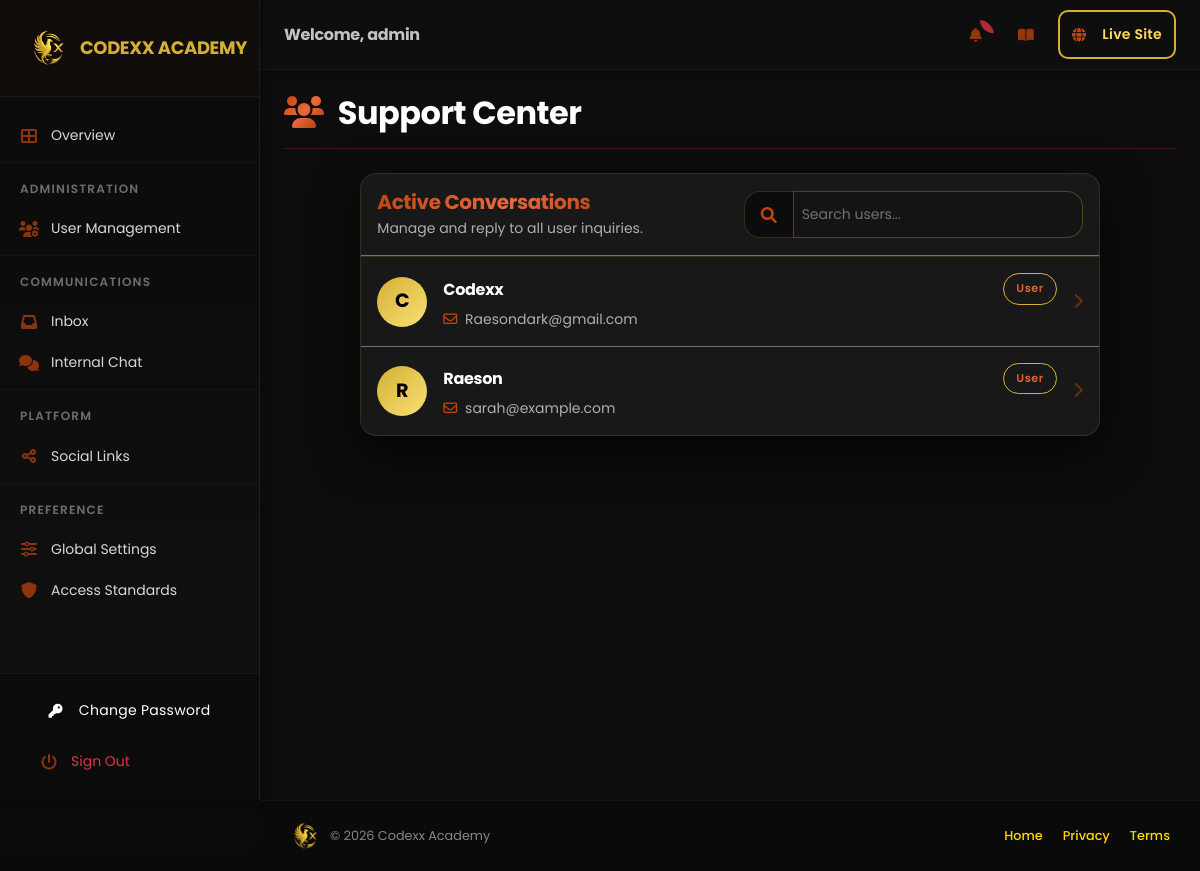
Screenshot of /dashboard/chat (signed in) with the database file from the repository.
### models.py (models this page shows)
class User(db.Model):
    __tablename__ = 'users'
    id = db.Column(db.String(36), primary_key=True, default=lambda: str(uuid.uuid4()))
    workspace_id = db.Column(db.String(36), db.ForeignKey('workspaces.id'), nullable=False)
    username = db.Column(db.String(255), unique=True, nullable=False)
    email = db.Column(db.String(255), unique=True, nullable=False)
    password_hash = db.Column(db.String(255), nullable=False)
    role = db.Column(db.String(50), default='user')
    is_active = db.Column(db.Boolean, default=True)
    is_verified = db.Column(db.Boolean, default=False)
    is_demo = db.Column(db.Boolean, default=False)
    badges = db.Column(SafeJSON, default=[]) # List of badges: ["verified", "top_expert", "master"]
    must_change_password = db.Column(db.Boolean, default=False)
    created_at = db.Column(db.DateTime, default=datetime.utcnow)
    updated_at = db.Column(db.DateTime, default=datetime.utcnow, onupdate=datetime.utcnow)

### blueprints/dashboard/routes.py (the view)
@dashboard_bp.route('/chat', methods=['GET', 'POST'])
@dashboard_bp.route('/chat/<user_id>', methods=['GET', 'POST'])
@login_required
@disable_in_demo
def chat(user_id=None):
    current_user_id = str(session.get('user_id'))
    username = session.get('username')
    is_admin = session.get('is_admin')
    if is_admin and not user_id:
        users = User.query.filter(User.username != 'admin').all()
        return render_template('dashboard/chat_list.html', users=users)
    target_user_id = user_id if is_admin else current_user_id
    return redirect(url_for('dashboard.messages'))

### utils/data.py (called while the page is built, shortened)
def get_workspace_by_username(username):
    return Workspace.query.filter_by(slug=username).first()

def load_data(username=None):
    try:
        if username:
            workspace = get_workspace_by_username(username)
            if workspace:
                return workspace_to_dict(workspace)
            else:
                return load_data_from_json(username=username)
    except Exception as e:
        current_app.logger.error(f"Error loading data: {str(e)}")
        return load_data_from_json(username=username)

def message_to_dict(message):
    return {
        'id': message.id,
        'name': message.name,
        'email': message.email,
        'message': message.message,
        'read': message.is_read,
        'category': message.category or 'portfolio',
        'sender_id': message.sender_id,
        'receiver_id': message.receiver_id,
        'date': message.created_at.strftime('%Y-%m-%d %H:%M:%S') if message.created_at else None
    }

### utils/helpers.py (called while the page is built, shortened)
def get_unread_messages_count():
    try:
        from flask import session
        from models import Message, User
        from extensions import db
        username = session.get('username')
        is_admin = session.get('is_admin', False)
        if not username:
            return 0
        if is_admin:
            unread_count = Message.query.filter(
                Message.is_read == False,
                db.or_(
                    Message.workspace_id.is_(None),  # Platform messages
                    Message.receiver_id == 'admin',  # Messages to admin
                    Message.category == 'platform'
                )
            ).count()
        return unread_count
    except Exception as e:
        current_app.logger.error(f"Error getting unread messages count: {str(e)}")
        return 0

### utils/ui_helpers.py (called while the page is built)
def get_blueprint_styles(blueprint_name: Optional[str]) -> List[str]:
    if not blueprint_name:
        return []
    blueprint_css_map = {
        'dashboard': [
            'css/pages/dashboard.css',
        ],
        'auth': [
            'css/pages/auth.css',
        ],
        'pages': [
            'css/pages/public.css',
        ],
        'portfolio': [
        ],
    }
    return blueprint_css_map.get(blueprint_name, [])

### templates/dashboard/chat_list.html (shortened to what this page needs)
{% extends 'dashboard/base.html' %}
{% block page_title %}<i class="fas fa-users me-2 gold-text"></i> Support Center{% endblock %}
{% block content %}
<div class="row">
    <div class="col-md-10 mx-auto">
        <div class="card glass-panel border-0 shadow-lg p-0 overflow-hidden">
            <div class="p-4 border-bottom border-secondary d-flex justify-content-between align-items-center">
                <div>
                    <h4 class="gold-text mb-1">Active Conversations</h4>
                    <p class="text-secondary small mb-0">Manage and reply to all user inquiries.</p>
                </div>
                <div class="input-group w-auto">
                    <span class="input-group-text bg-dark border-secondary border-end-0 text-secondary">
                        <i class="fas fa-search"></i>
                    </span>
                    <input type="text" id="userSearch" class="form-control bg-dark border-secondary border-start-0 text-white px-2" placeholder="Search users...">
                </div>
            </div>
            <div class="list-group list-group-flush" id="userList">
                {% for user in users %}
                <a href="{{ url_for('dashboard.internal_compose', receiver_id=user.id) }}" class="list-group-item list-group-item-action bg-transparent text-white border-secondary p-4 user-item">
                    <div class="d-flex align-items-center">
                        <div class="user-avatar bg-gold-gradient rounded-circle me-3 d-flex align-items-center justify-content-center text-black fw-bold" style="width: 50px; height: 50px; font-size: 1.2rem;">
                            {{ user.username[0]|upper }}
                        </div>
                        <div class="flex-grow-1">
                            <div class="d-flex justify-content-between align-items-center mb-1">
                                <h6 class="mb-0 fw-bold">{{ user.username }}</h6>
                                <span class="badge rounded-pill bg-dark border border-gold gold-text font-size-xs">User</span>
                            </div>
                            <div class="text-secondary small">
                                <i class="far fa-envelope me-1"></i> {{ user.email }}
                            </div>
                        </div>
                        <div class="ms-3 opacity-50">
                            <i class="fas fa-chevron-right"></i>
                        </div>
                    </div>
                </a>
                {% else %}
                <div class="text-center py-5 opacity-30">
                    <i class="fas fa-users-slash fa-4x mb-3"></i>
                    <h5>No users available</h5>
                </div>
                {% endfor %}
            </div>
        </div>
    </div>
</div>
{% endblock %}

### static/themes/terracotta-red.css (style rules this page uses)
:root[data-portfolio-theme="terracotta-red"], html[data-portfolio-theme="terracotta-red"] { --primary-color: #C1440E; --primary-rgb: 193, 68, 14; --primary-dark: #A83609; --primary-light: #E86A3C; --secondary-color: #8B2E0B; --accent-color: #F4A373; --gold-gradient: linear-gradient(135deg, #C1440E 0%, #E86A3C 50%, #A83609 100%); --text-primary: #2d1a0e; --text-secondary: #5c3821; --bg-primary: #ffffff; --bg-secondary: #faf7f2; --bg-rgb: 255, 255, 255; --border-color: rgba(193, 68, 14, 0.3); --shadow: 0 8px 32px rgba(193, 68, 14, 0.1); --shadow-lg: 0 16px 48px rgba(193, 68, 14, 0.15); --navbar-bg: rgba(255, 255, 255, 0.95); --sidebar-bg: #1a0f06; }
html[data-portfolio-theme="terracotta-red"][data-theme="dark"] { --text-primary: #ffffff; --text-secondary: #d8d8d8; --bg-primary: #1a0f06; --bg-secondary: #2d1a0e; --bg-rgb: 26, 15, 6; --border-color: rgba(193, 68, 14, 0.25); --shadow: 0 8px 32px rgba(0, 0, 0, 0.6); --shadow-lg: 0 16px 48px rgba(0, 0, 0, 0.8); --navbar-bg: rgba(26, 15, 6, 0.9); --sidebar-bg: #110904; }

### static/css/utilities/contrast-enhancement.css (style rules this page uses)
.badge { font-weight: 600; padding: 0.5rem 0.75rem !important; opacity: 1 !important; }
.card { background-color: rgba(26, 26, 26, 0.95) !important; border: 1px solid rgba(212, 175, 55, 0.15) !important; }
.input-group-text { background-color: rgba(0, 0, 0, 0.5) !important; border: 1px solid rgba(212, 175, 55, 0.2) !important; color: #D4AF37 !important; }
h1, h2, h3, h4, h5, h6 { color: #FFFFFF !important; font-weight: 700; }
a { color: #FFD700 !important; text-decoration: none; transition: color 0.3s ease; }

### static/css/base/variables.css (style rules this page uses)
:root { --font-main: var(--font-family-primary); --spacing-xs: var(--spacing-1); --spacing-sm: var(--spacing-2); --spacing-md: var(--spacing-4); --spacing-lg: var(--spacing-6); --spacing-xl: var(--spacing-8); --border-width: var(--border-width-thin); --border-radius-sm: var(--border-radius-md); --border-radius-md: var(--border-radius-lg); --border-radius-lg: var(--border-radius-xl); --transition-fast: var(--transition-fast); --transition-base: var(--transition-base); --sidebar-width: var(--sidebar-width); }

### static/css/base/typography.css (style rules this page uses)
body { font-family: var(--font-main); background: var(--bg-primary); color: var(--text-primary); overflow-x: hidden; line-height: 1.6; -webkit-font-smoothing: antialiased; }
h1, h2, h3, h4, h5, h6 { font-weight: 700; letter-spacing: -0.02em; color: var(--text-primary) !important; margin-bottom: var(--spacing-md); }
p, span, li, label { color: var(--text-primary); }
.text-secondary { color: var(--text-secondary) !important; }
.gold-text { color: var(--primary-color) !important; }

### static/css/base/text-clarity.css (style rules this page uses)
:root { --font-main: 'Poppins', sans-serif; --font-fallback: 'Arial', sans-serif; --font-light: 300; --font-normal: 400; --font-medium: 500; --font-semibold: 600; --font-bold: 700; --font-extrabold: 800; --font-black: 900; --line-height-tight: 1.2; --line-height-normal: 1.5; --line-height-relaxed: 1.8; --letter-spacing-tight: -0.02em; --letter-spacing-normal: 0; --letter-spacing-wide: 0.05em; --letter-spacing-wider: 0.1em; }
html, body { font-family: var(--font-main); -webkit-font-smoothing: antialiased; -moz-osx-font-smoothing: grayscale; text-rendering: optimizeLegibility; }
h4, .h4, h5, .h5, h6, .h6 { font-family: var(--font-main); font-weight: var(--font-semibold); line-height: var(--line-height-normal); color: inherit; }
p, label, span, li, td, th { font-family: var(--font-main); font-weight: var(--font-normal); line-height: var(--line-height-normal); color: inherit; }
input, textarea, select { font-family: var(--font-main); font-size: 1rem; font-weight: var(--font-normal); color: inherit; line-height: var(--line-height-normal); }
input::placeholder, textarea::placeholder { color: rgba(255, 255, 255, 0.5); font-weight: var(--font-normal); }
.badge { font-family: var(--font-main); font-weight: var(--font-semibold); font-size: 0.85rem; line-height: var(--line-height-tight); }
small, .small { font-family: var(--font-main); font-weight: var(--font-normal); font-size: 0.875rem; line-height: var(--line-height-normal); }
.text-secondary { color: rgba(255, 255, 255, 0.75) !important; font-weight: var(--font-normal); }
a { font-family: var(--font-main); font-weight: var(--font-medium); text-decoration: none !important; transition: color 0.3s ease; }
.fw-bold { font-weight: var(--font-bold); }
.badge { font-weight: var(--font-semibold); letter-spacing: 0.5px; }

### static/css/components/buttons.css (style rules this page uses)
.rounded-pill { border-radius: 50px !important; }

### static/css/utilities/spacing.css (style rules this page uses)
.overflow-hidden { overflow: hidden; }
.opacity-50 { opacity: 0.5; }

### rows the page displays
User: username "C", username "Codexx", email "Raesondark@gmail.com"
User: username "R", username "Raeson", email "sarah@example.com"

### other values shown
{{ session.get('username') }} "admin"
